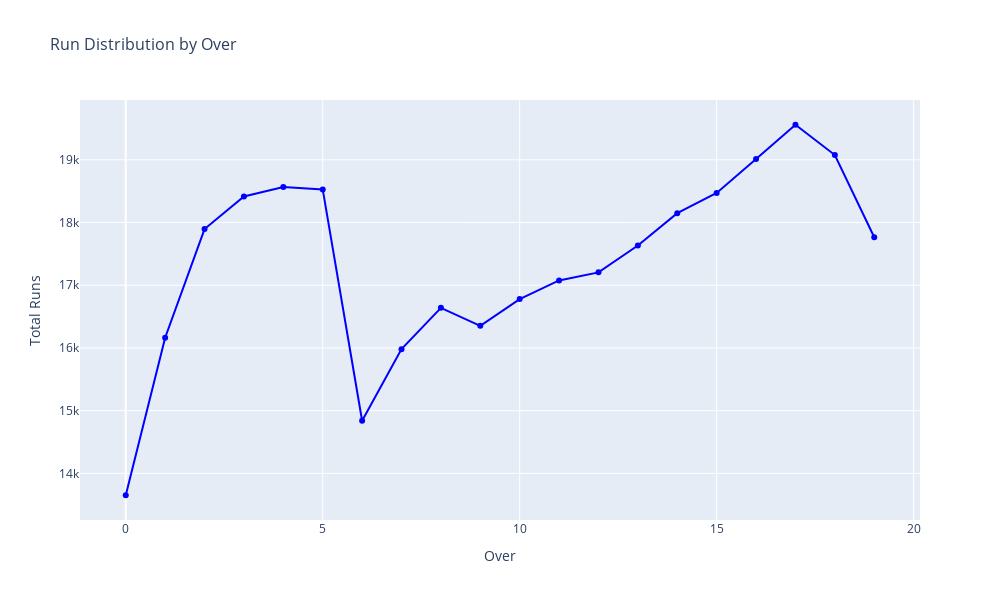

Notebook cell for this chart:
### Code cell
runs_per_over = dev.groupby('over')['total_runs'].sum().reset_index()
print(runs_per_over)

fig = px.line(runs_per_over, x='over', y='total_runs', markers=True, 
              title='Run Distribution by Over', 
              labels={'over': 'Over', 'total_runs': 'Total Runs'})

# Customize layout
fig.update_traces(line=dict(color='blue', width=2))
fig.update_layout(width=1000, height=600, title_font_size=16, xaxis_title_font_size=14, yaxis_title_font_size=14)
fig.show()

### Figure 1 — Plotly figure (JSON) as saved in the notebook; plotly's stock layout.template omitted (floating-point values rounded to 4 significant figures)
{"data": [{"hovertemplate": "Over=%{x}<br>Total Runs=%{y}<extra></extra>", "legendgroup": "", "line": {"color": "blue", "dash": "solid", "width": 2}, "marker": {"symbol": "circle"}, "mode": "lines+markers", "name": "", "orientation": "v", "showlegend": false, "type": "scatter", "x": [0, 1, 2, 3, 4, 5, 6, 7, 8, 9, 10, 11, 12, 13, 14, 15, 16, 17, 18, 19], "xaxis": "x", "y": [13651, 16163, 17895, 18415, 18565, 18528, 14839, 15981, 16639, 16353, 16779, 17076, 17205, 17634, 18149, 18472, 19012, 19559, 19076, 17765], "yaxis": "y"}], "layout": {"height": 600, "legend": {"tracegroupgap": 0}, "title": {"font": {"size": 16}, "text": "Run Distribution by Over"}, "width": 1000, "xaxis": {"anchor": "y", "autorange": true, "domain": [0, 1], "range": [-1.161, 20.16], "title": {"font": {"size": 14}, "text": "Over"}, "type": "linear"}, "yaxis": {"anchor": "x", "autorange": true, "domain": [0, 1], "range": [13260.0, 19950.0], "title": {"font": {"size": 14}, "text": "Total Runs"}, "type": "linear"}}}
